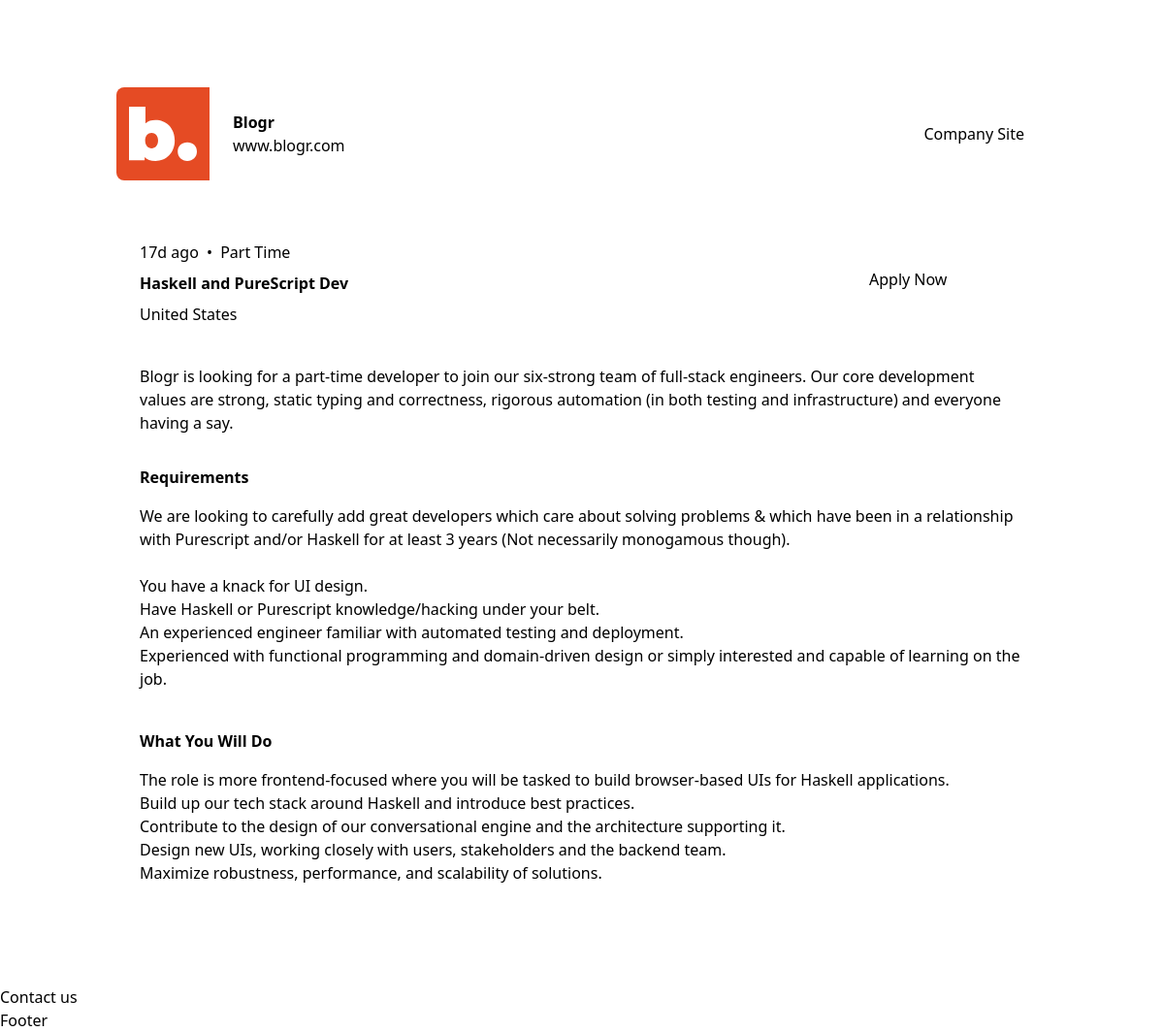
Screenshot of /jobs/79bc0fea-8502-4755-b309-66dd3dbc9e94 with the database file from the repository.
### jobs/models.py (models this page shows, shortened)
class Job(models.Model):
  uuid = models.UUIDField(primary_key=True, default=uuid.uuid4)
  position = models.CharField(max_length=255, blank=False)
  posted_at = models.DateField()
  contract = models.CharField(max_length=255, choices=CONTRACT_TYPES, verbose_name="Contract type",default="full_time")
  location = models.CharField(max_length=255, verbose_name="Job location", blank=False)
  company = models.ForeignKey(Company, on_delete=models.CASCADE, related_name="jobs")
  apply = models.URLField(max_length=255, verbose_name="Application URL", blank=False)
  description = CKEditor5Field('Job description', config_name='extends', blank=False)
  requirements = CKEditor5Field('Job requirements', config_name='extends', blank=False)
  role = CKEditor5Field('Role details', config_name='extends', blank=False)

class Company(models.Model):
  class Meta:
    verbose_name_plural = "companies"
  uuid = models.UUIDField(primary_key=True, default=uuid.uuid4)
  company_name = models.CharField(max_length=255)
  logo = models.FileField(upload_to='logos/')
  company_color = models.CharField(
        max_length=7,
        validators=[
            RegexValidator(
                regex='^#[0-9A-Fa-f]{6}$',
                message='Hex value must be in the format #XXXXXX',
                code='invalid_hex_value'
            )
        ]
    )
  website = models.URLField(max_length=255)

### jobs/views.py (the view)
# urls.py: path("jobs/<uuid:pk>", JobsDetail.as_view(), name="job"),
class JobsDetail(DetailView):
  template_name = "jobs/jobDetail.html"
  model = Job
  context_object_name = 'job'
  def get_queryset(self):
    job_id = self.kwargs['pk']
    queryset = Job.objects.filter(uuid=job_id)
    return queryset
  def get_context_data(self, **kwargs):
      context = super().get_context_data(**kwargs)
      queryset = self.get_queryset()[0]
      queryset.job.delta_days = timezone.now().date() - queryset.posted_at
      delta = timezone.now().date() - queryset.posted_at
      context['delta_days'] = delta.days
      context['company_domain'] = urlparse(queryset.company.website).netloc
      return context

### templates/jobs/jobDetail.html
{% extends "base.html" %}
{% block content %}
  <div class="relative top-[-20px] lg:top-[-30px] h-24 w-[95%] lg:w-4/5 mx-auto flex bg-white dark:bg-veryDarkBlue rounded-lg">
    <div style="background-color:{{ job.company.company_color }}"
         class="h-24 w-24 flex justify-center items-center rounded-l-lg">
      <img src="/media/{{ job.company.logo }}"
           alt="{{ job.company.company_name }} logo"
           width="70"
           height="70">
    </div>
    <div class="flex grow justify-between items-center px-6">
      <div>
        <h2 class="font-semibold dark:text-white">{{ job.company.company_name }}</h2>
        <p>{{ company_domain }}</p>
      </div>
      <a class="btn-secondary"
         href="https://www.example.com/{{ job.company.company_name }}"
         target="_blank">Company Site</a>
    </div>
  </div>
  <div class="w-[95%] lg:w-4/5 mx-auto mb-8 flex flex-col bg-white dark:bg-veryDarkBlue p-6 rounded-lg">
    <div class="flex flex-col md:flex-row justify-between md:items-center mb-8 md:mb-0">
      <div class="mt-2 mb-4 md:mb-6">
        {% if delta_days == 0 %}
          <p class="mb-2">
            Today <span class="mx-1">•</span> {{ job.get_contract_display }}
          </p>
        {% else %}
          <p class="mb-2">
            {{ delta_days }}d ago <span class="mx-1">•</span> {{ job.get_contract_display }}
          </p>
        {% endif %}
        <h1 class="mb-2 font-bold dark:text-white">{{ job.position }}</h1>
        <p>{{ job.location }}</p>
      </div>
      <a class="btn-primary h-12 w-full md:w-40"
         href="https://www.example.com/{{ job.company.company_name }}"
         target="_blank">Apply Now</a>
    </div>
    <div class="flex flex-col gap-y-4">
      <p>{{ job.description | safe }}</p>
      <h2 class="font-bold dark:text-white">Requirements</h2>
      <div class="requirements mb-6">{{ job.requirements | safe }}</div>
      <h2 class="font-bold dark:text-white">What You Will Do</h2>
      <div class="role mb-6">{{ job.role | safe }}</div>
    </div>
  </div>
  <a class="btn-primary" href="{% url 'contact' job.uuid %}">Contact us</a>
  {% include "jobs/partials/footer.html" %}
{% endblock content %}

### rows the page displays
Job: company.logo (picture), company.company_name "Blogr", contract "Part Time", position "Haskell and PureScript Dev", location "United States", description "Blogr is looking for a part-time developer to join our six-strong team of full-stack engineers. Our core development values are strong, static typing and correctness, rigorous automation (in both testing and infrastructure) and everyone having a say.", requirements "We are looking to carefully add great developers which care about solving problems & which have been in a relationship with Purescript and/or Haskell for at least 3 years (Not necessarily monogamous though). You have a knack for UI design. Have Haskell or Purescript knowledge/hacking under your belt. An experienced engineer familiar with automated testing and deployment. Experienced with functional programming and domain-driven design or simply interested and capable of learning on the job.", role "The role is more frontend-focused where you will be tasked to build browser-based UIs for Haskell applications. Build up our tech stack around Haskell and introduce best practices. Contribute to the design of our conversational engine and the architecture supporting it. Design new UIs, working closely with users, stakeholders and the backend team. Maximize robustness, performance, and scalability of solutions."

### other values shown
{{ company_domain }} "www.blogr.com"
{{ delta_days }} "17"
